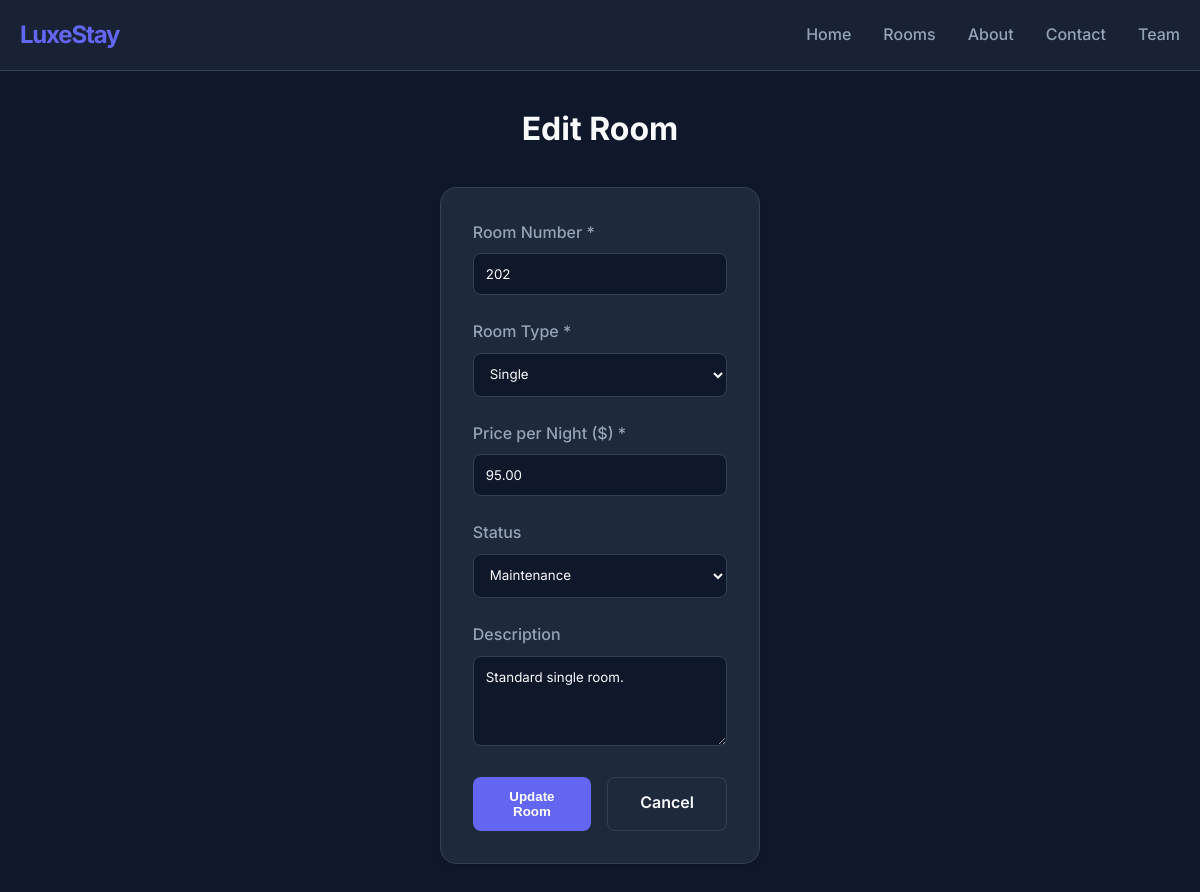
The page /edit_room.php?id=4 on the database its author committed.
### tables this page shows
CREATE TABLE IF NOT EXISTS `rooms` (
  `id` int(11) NOT NULL AUTO_INCREMENT,
  `room_number` varchar(50) NOT NULL,
  `type` varchar(50) NOT NULL,
  `price` decimal(10,2) NOT NULL,
  `status` enum('Available','Occupied','Maintenance') DEFAULT 'Available',
  `description` text,
  PRIMARY KEY (`id`),
  UNIQUE KEY `room_number` (`room_number`)
);

### edit_room.php (the view, shortened to what this page needs)
<?php
include 'db.php';
$room = null;
if (isset($_GET['id'])) {
    $id = $_GET['id'];
    $stmt = $conn->prepare("SELECT * FROM rooms WHERE id = ?");
    if ($stmt) {
        $stmt->bind_param("i", $id);
        $stmt->execute();
        $result = $stmt->get_result();
        $room = $result->fetch_assoc();
    } else {
        $error = "Database error: " . $conn->error;
    }
}
?>
<!DOCTYPE html>
<html lang="en">
<head>
    <link rel="stylesheet" href="css/style.css">
</head>
<body>
    <header>
        <nav>
            <a href="index.php" class="logo">LuxeStay</a>
            <ul class="nav-links">
                <li><a href="index.php">Home</a></li>
                <li><a href="rooms.php">Rooms</a></li>
                <li><a href="about.php">About</a></li>
                <li><a href="contact.php">Contact</a></li>
                <li><a href="members.php">Team</a></li>
            </ul>
        </nav>
    </header>
    <main class="container animate-fade-in" style="max-width: 600px;">
        <h1 style="margin-bottom: 2rem; text-align: center;">Edit Room</h1>
        <form action="edit_room.php?id=<?php echo $room['id']; ?>" method="POST" class="card" id="editRoomForm"
            novalidate>
            <div class="form-group">
                <label for="room_number">Room Number *</label>
                <input type="text" id="room_number" name="room_number"
                    value="<?php echo htmlspecialchars($room['room_number']); ?>" required>
            </div>
            <div class="form-group">
                <label for="type">Room Type *</label>
                <select id="type" name="type" required>
                    <option value="Single" <?php if ($room['type'] == 'Single')
                        echo 'selected'; ?>>Single</option>
                </select>
            </div>
            <div class="form-group">
                <label for="price">Price per Night ($) *</label>
                <input type="number" id="price" name="price" step="0.01" min="0"
                    value="<?php echo htmlspecialchars($room['price']); ?>" required>
            </div>
            <div class="form-group">
                <label for="status">Status</label>
                <select id="status" name="status">
                    <option value="Maintenance" <?php if ($room['status'] == 'Maintenance')
                        echo 'selected'; ?>>Maintenance
                    </option>
                </select>
            </div>
            <div class="form-group">
                <label for="description">Description</label>
                <textarea id="description" name="description"
                    rows="4"><?php echo htmlspecialchars($room['description']); ?></textarea>
            </div>
            <div style="display: flex; gap: 1rem;">
                <button type="submit" class="btn" style="flex: 1;">Update Room</button>
                <a href="rooms.php" class="btn btn-secondary" style="flex: 1; text-align: center;">Cancel</a>
            </div>
        </form>
    </main>
</body>
</html>

### css/style.css (style rules this page uses)
:root { --primary-color: #6366f1; --primary-hover: #4f46e5; --secondary-color: #ec4899; --background-dark: #0f172a; --background-card: #1e293b; --text-main: #f8fafc; --text-muted: #94a3b8; --border-color: #334155; --success: #10b981; --danger: #ef4444; --font-heading: 'Inter', sans-serif; --font-body: 'Inter', sans-serif; }
* { box-sizing: border-box; margin: 0; padding: 0; }
body { font-family: var(--font-body); background-color: var(--background-dark); color: var(--text-main); line-height: 1.6; min-height: 100vh; display: flex; flex-direction: column; }
header { background: rgba(30, 41, 59, 0.7); backdrop-filter: blur(10px); border-bottom: 1px solid var(--border-color); position: sticky; top: 0; z-index: 100; padding: 1rem 0; }
nav { max-width: 1200px; margin: 0 auto; display: flex; justify-content: space-between; align-items: center; padding: 0 20px; }
.logo { font-size: 1.5rem; font-weight: 700; color: var(--primary-color); text-decoration: none; letter-spacing: -0.05em; }
.nav-links { list-style: none; display: flex; gap: 2rem; }
.nav-links a { color: var(--text-muted); text-decoration: none; font-weight: 500; transition: color 0.3s ease; }
.container { max-width: 1200px; margin: 2rem auto; padding: 0 20px; flex: 1; }
.btn { display: inline-block; padding: 0.75rem 1.5rem; background-color: var(--primary-color); color: white; text-decoration: none; border-radius: 0.5rem; font-weight: 600; transition: all 0.3s ease; border: none; cursor: pointer; }
.btn-secondary { background-color: var(--background-card); border: 1px solid var(--border-color); color: var(--text-main); }
.card { background-color: var(--background-card); border-radius: 1rem; padding: 2rem; box-shadow: 0 4px 6px -1px rgba(0, 0, 0, 0.1), 0 2px 4px -1px rgba(0, 0, 0, 0.06); border: 1px solid var(--border-color); }
.form-group { margin-bottom: 1.5rem; }
label { display: block; margin-bottom: 0.5rem; color: var(--text-muted); font-weight: 500; }
input, select, textarea { width: 100%; padding: 0.75rem; background-color: var(--background-dark); border: 1px solid var(--border-color); border-radius: 0.5rem; color: var(--text-main); font-family: inherit; transition: border-color 0.3s ease; }
.animate-fade-in { animation: fadeIn 0.5s ease-out forwards; }

### rows shown on the page
rooms: room_number "202", type "Single", price "95.00", status "Maintenance", description "Standard single room."
